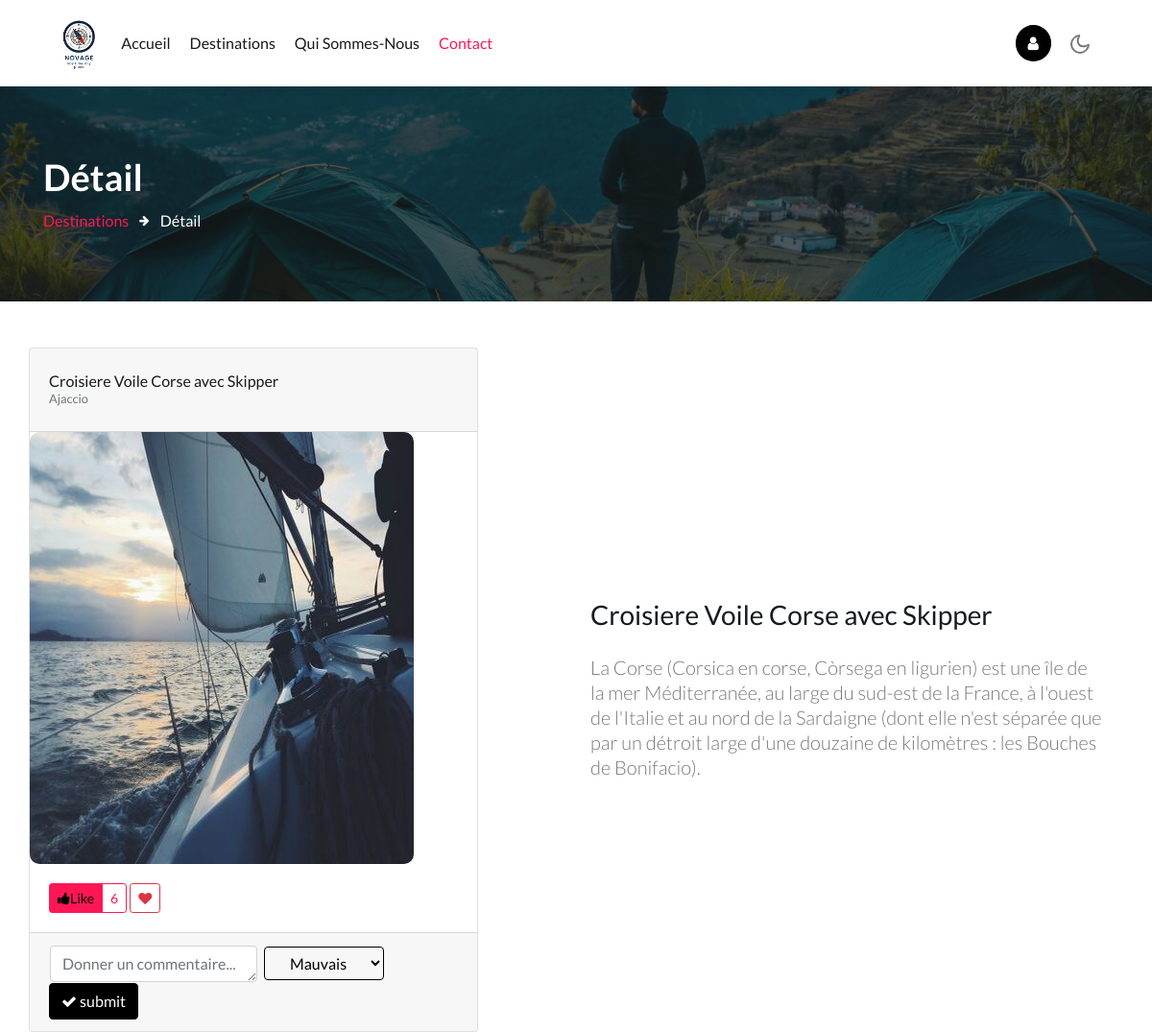
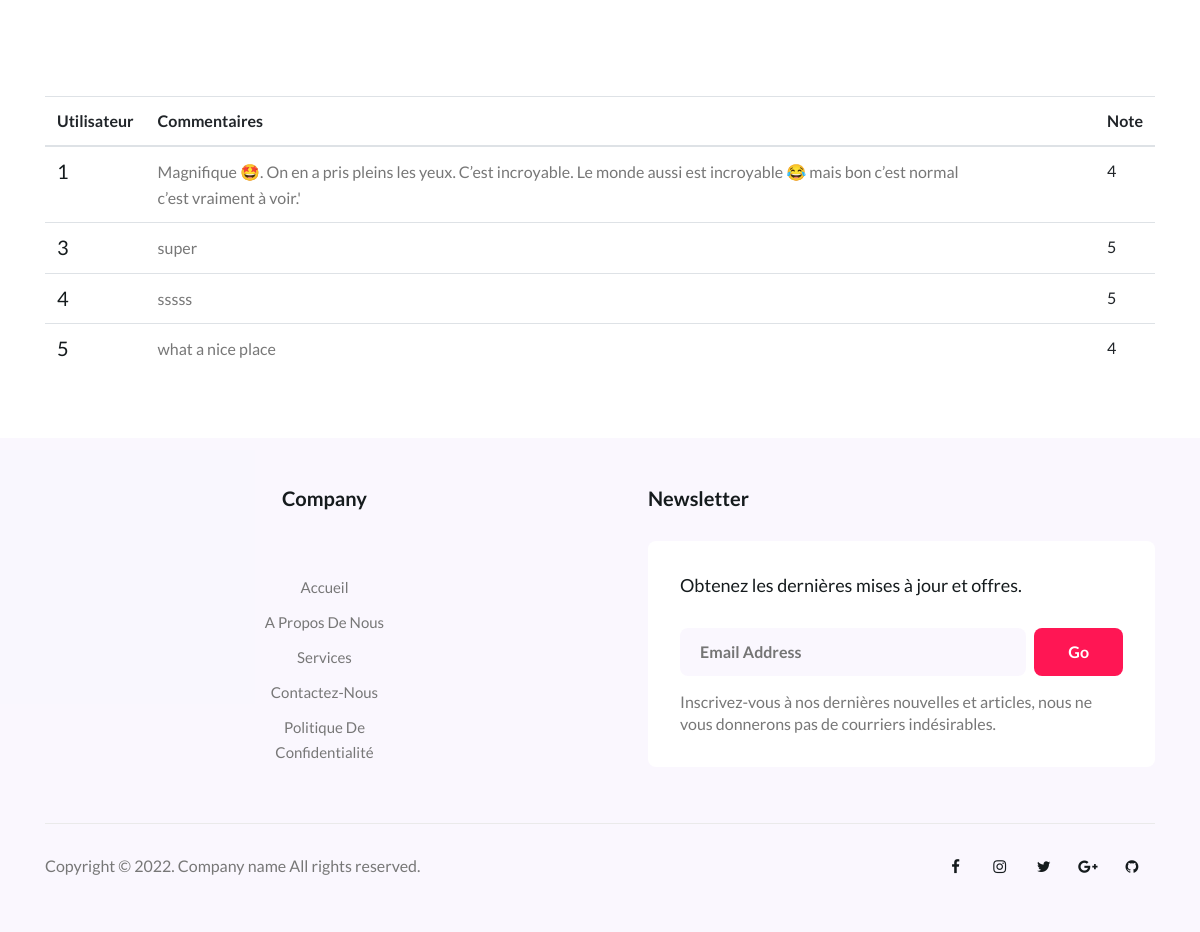
/detail/1, run on the app's committed database (2 pictures, top to bottom).
### tables this page shows
CREATE TABLE Lieu(
idLieu INTEGER NOT NULL PRIMARY KEY,
nomLieu VARCHAR(255) NOT NULL,
descLieu VARCHAR(255), 
dureeConseillee INTEGER, 
prix INTEGER,
idVille INTEGER NOT NULL,
CONSTRAINT fk_Ville
	FOREIGN KEY (idVille)
	REFERENCES Ville(idVille)
	ON DELETE CASCADE
);

CREATE TABLE Ville (
idVille INTEGER NOT NULL PRIMARY KEY, 
nomVille VARCHAR (255) NOT NULL, 
idRegion INTEGER NOT NULL,
CONSTRAINT fk_Region 
	FOREIGN KEY (idRegion)
	REFERENCES Region(idRegion)
	ON DELETE CASCADE
);

CREATE TABLE Commentaire(
idCo INTEGER NOT NULL PRIMARY KEY,
descCo VARCHAR (255), 
note INTEGER CHECK(note>=0 AND note<=5), 
idUti INTEGER NOT NULL, 
idLieu INTEGER NOT NULL, 
CONSTRAINT fk_Uti
	FOREIGN KEY(idUti)
	REFERENCES Utilisateur(idUti)
	ON DELETE CASCADE, 
CONSTRAINT fk_Lieu
	FOREIGN KEY(idLieu)
	REFERENCES Lieu(idLieu)
	ON DELETE CASCADE
);

### test.py (the view, shortened to what this page needs)
@app.route('/detail/<int:lieu_id>')
def detail_page(lieu_id):
    con = connection()
    query = f'''select nomLieu, descLieu, nomVille, idLieu from lieu, ville where lieu.idville = ville.idville and idLieu = {lieu_id};'''
    res = select_donne(con, query)
    query_nb_like = f'''select count(idLieu) from liker where idLieu = {lieu_id};'''
    print(res)
    nb_like = select_donne(connection(), query_nb_like)[0][0]
    like_flag = False
    query_commentaire = f'''select idCo, note, descCo from commentaire where idLieu= {lieu_id};'''
    commentaires = select_donne(connection(), query_commentaire)
    path = f'assets/images/lieu/{lieu_id}.jpg'
    print("nubmer", nb_like)
    return render_template('detail.html', infos=res, path=path, nb=nb_like, like_flag=like_flag, commentaires=commentaires)

### test.py (called while the page is built)
def connection():
    if not os.path.exists('db/novage_db.sqlite3'):
        print(f"Le fichier {'db/novage_db.sqlite3'} n'existe pas")
        connection = None
    else:
        try:
            connection = sqlite3.connect('db/novage_db.sqlite3')
            print("Connection to SQLite réussi")
        except OSError as e:
            print(f"The error {e} occured")
    return connection

def select_donne(connect, query):
    cursor = connect.cursor()
    try:
        cursor.execute(query)
    except EOFError as e:
        print("Error execute query!")
    result = cursor.fetchall()
    connect.close()
    return result

### templates/detail.html (shortened to what this page needs)
{% extends "layout_contenu.html" %}
{% block page_active4 %}active{% endblock %}
{% block sous_title%}Détail{% endblock %}
{% block lien %}service.html{% endblock %}
{% block last_page %}Destinations{% endblock %}
{% block current_page %}Détail{% endblock %}
{% block bar %}
 <div class="grids-1 py-5">
      <div class="container">
        <div class="row cols-xs-space cols-sm-space align-items-center">
          <div class="col-lg-6 row">
              <div class="card">
                <div class="card-header py-4">
                  <div class="d-flex align-items-center">
                    <div class="avatar-content">
                      <h5 class="h6 mb-0">{{ infos[0][0] }}</h5>
                      <small class="d-block text-muted">{{ infos[0][2] }}</small>
                    </div>
                  </div>
                </div>
                <div class="card-image">
                  <img src="{{ url_for('static', filename=path) }}" class="img-fluid">
                </div>
                <div class="card-body">
                    <div class="btn-group btn-action-label" role="group" aria-label="Like">
                        <button type="button" class="btn btn-sm btn-secondary btn-action"><a href="{{ url_for('add_like', lieu_id=infos[0][3]) }}"><i class="fa fa-thumbs-up"></i><span>Like</span></a></button>
                        <p class="btn btn-sm btn-outline-secondary btn-label">{{ nb }}</p>
                    </div>
                    <div class="btn-group btn-action-label" role="group" aria-label="Like">
                        <a href="{{ url_for('addfavos_page', lieu_id=infos[0][3]) }}" class="btn btn-sm btn-outline-danger btn-label"><i class="fa fa-heart"></i></a>
                    </div>
                  </div>
                <div class="card-footer">
                  <div class="row ">
                    <div class="col-10 ">
                      <form method="post" action="{{ url_for('add_comm', lieu_id=infos[0][3]) }}" class="card-comment-box" role="form">
                            <table>
                                <tr >
                                    <td ><textarea id="com" name="com" cols="30" rows="1" class="form-control textarea-autosize"
                          placeholder="Donner un commentaire..."></textarea></td>
                                    <td>&nbsp;</td>
                                    <td >
                                        <select name="note" class="btn btn-outline-primary dropdown-toggle" type="button" ></option>
                                            <option value="1">Mauvais</option>
                                        </select>
                                    </td>
                                </tr>
                            </table>
                          <button type="submit" class="btn btn-primary"><i id="addCom" class="fa fa-check"></i> submit</button>
                      </form>
                    </div>
                  </div>
                </div>
              </div>
          </div>
          <div class="col-lg-6 ml-lg-auto">
              <h3 class="heading h3">
                {{ infos[0][0] }}
              </h3>
              <p class="lead text-gray mt-4">{{ infos[0][1] }}
              </p>
          </div>
        </div>
      </div>
  </div>
  <section class="grids-1 py-5">
    <div class="container img-center">
    <table class="table table-hover table-cards align-items-center">
    <thead>
        <tr>
            <th scope="col">Utilisateur</th>
            <th scope="col">Commentaires</th>
            <th scope="col">Note</th>
        </tr>
    </thead>
    <tbody>
    {% for com in commentaires %}
        <tr class="bg-white">
            <th scope="row">
                <div class="media align-items-center">
                    <div class="media-body">
                        <h6 class="h5 font-weight-normal mb-0">{{ com[0] }}</h6>
                    </div>
                </div>
            </th>
            <td> <div style="width: 90%"> <p name="{{ com[0] }}"  class="card-text">{{ com[2] }}</p> </div> </td>
            <td>{{ com[1] }}</td>
        </tr>
    {%  endfor %}
    </tbody>
</table>
    </div>
  </section>
{% endblock %}

### data on the page
Lieu: nomLieu "Croisiere Voile Corse avec Skipper", descLieu "La Corse (Corsica en corse, Còrsega en ligurien) est une île de la mer Méditerranée, au large du sud-est de la France, à l'ouest de l'Italie et au nord de la Sardaigne (dont elle n'est séparée que par un détroit large d'une douzaine de kilomètres : les Bouches de Bonifacio)."
Ville: nomVille "Ajaccio"
Commentaire: idCo "1", descCo "Magnifique 🤩. On en a pris pleins les yeux. C’est incroyable. Le monde aussi est incroyable 😂 mais bon c’est normal c’est vraiment à voir.'", note "4"
Commentaire: idCo "3", descCo "super", note "5"
Commentaire: idCo "4", descCo "sssss", note "5"
Commentaire: idCo "5", descCo "what a nice place", note "4"

### other printed values
{{ nb }} "6"
